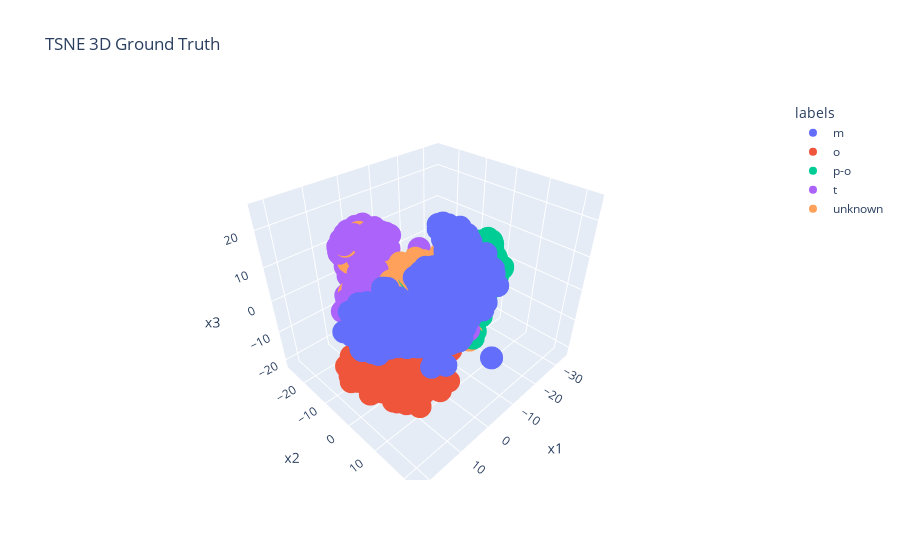

Write notebook code for a chart like this one.
### Code cell
import plotly.express as px

fig = px.scatter_3d(
    dftsne, x='x1', y='x2', z='x3', color=dftsne['labels'], title='TSNE 3D Ground Truth'
)
fig.show()

### Figure 1 — Plotly figure (JSON) as saved in the notebook; plotly's stock layout.template omitted (floating-point values rounded to 4 significant figures; data arrays with more than 128 entries replaced by an {"elided": "..."} marker saying what was removed)
{"data": [{"hovertemplate": "labels=m<br>x1=%{x}<br>x2=%{y}<br>x3=%{z}<extra></extra>", "legendgroup": "m", "marker": {"color": "#636efa", "symbol": "circle"}, "mode": "markers", "name": "m", "scene": "scene", "showlegend": true, "type": "scatter3d", "x": {"elided": "460 float values"}, "y": {"elided": "460 float values"}, "z": {"elided": "460 float values"}}, {"hovertemplate": "labels=o<br>x1=%{x}<br>x2=%{y}<br>x3=%{z}<extra></extra>", "legendgroup": "o", "marker": {"color": "#EF553B", "symbol": "circle"}, "mode": "markers", "name": "o", "scene": "scene", "showlegend": true, "type": "scatter3d", "x": {"elided": "345 float values"}, "y": {"elided": "345 float values"}, "z": {"elided": "345 float values"}}, {"hovertemplate": "labels=p-o<br>x1=%{x}<br>x2=%{y}<br>x3=%{z}<extra></extra>", "legendgroup": "p-o", "marker": {"color": "#00cc96", "symbol": "circle"}, "mode": "markers", "name": "p-o", "scene": "scene", "showlegend": true, "type": "scatter3d", "x": {"elided": "404 float values"}, "y": {"elided": "404 float values"}, "z": {"elided": "404 float values"}}, {"hovertemplate": "labels=t<br>x1=%{x}<br>x2=%{y}<br>x3=%{z}<extra></extra>", "legendgroup": "t", "marker": {"color": "#ab63fa", "symbol": "circle"}, "mode": "markers", "name": "t", "scene": "scene", "showlegend": true, "type": "scatter3d", "x": {"elided": "245 float values"}, "y": {"elided": "245 float values"}, "z": {"elided": "245 float values"}}, {"hovertemplate": "labels=unknown<br>x1=%{x}<br>x2=%{y}<br>x3=%{z}<extra></extra>", "legendgroup": "unknown", "marker": {"color": "#FFA15A", "symbol": "circle"}, "mode": "markers", "name": "unknown", "scene": "scene", "showlegend": true, "type": "scatter3d", "x": {"elided": "271 float values"}, "y": {"elided": "271 float values"}, "z": {"elided": "271 float values"}}], "layout": {"legend": {"title": {"text": "labels"}, "tracegroupgap": 0}, "scene": {"domain": {"x": [0, 1], "y": [0, 1]}, "xaxis": {"title": {"text": "x1"}}, "yaxis": {"title": {"text": "x2"}}, "zaxis": {"title": {"text": "x3"}}}, "title": {"text": "TSNE 3D Ground Truth"}}}
